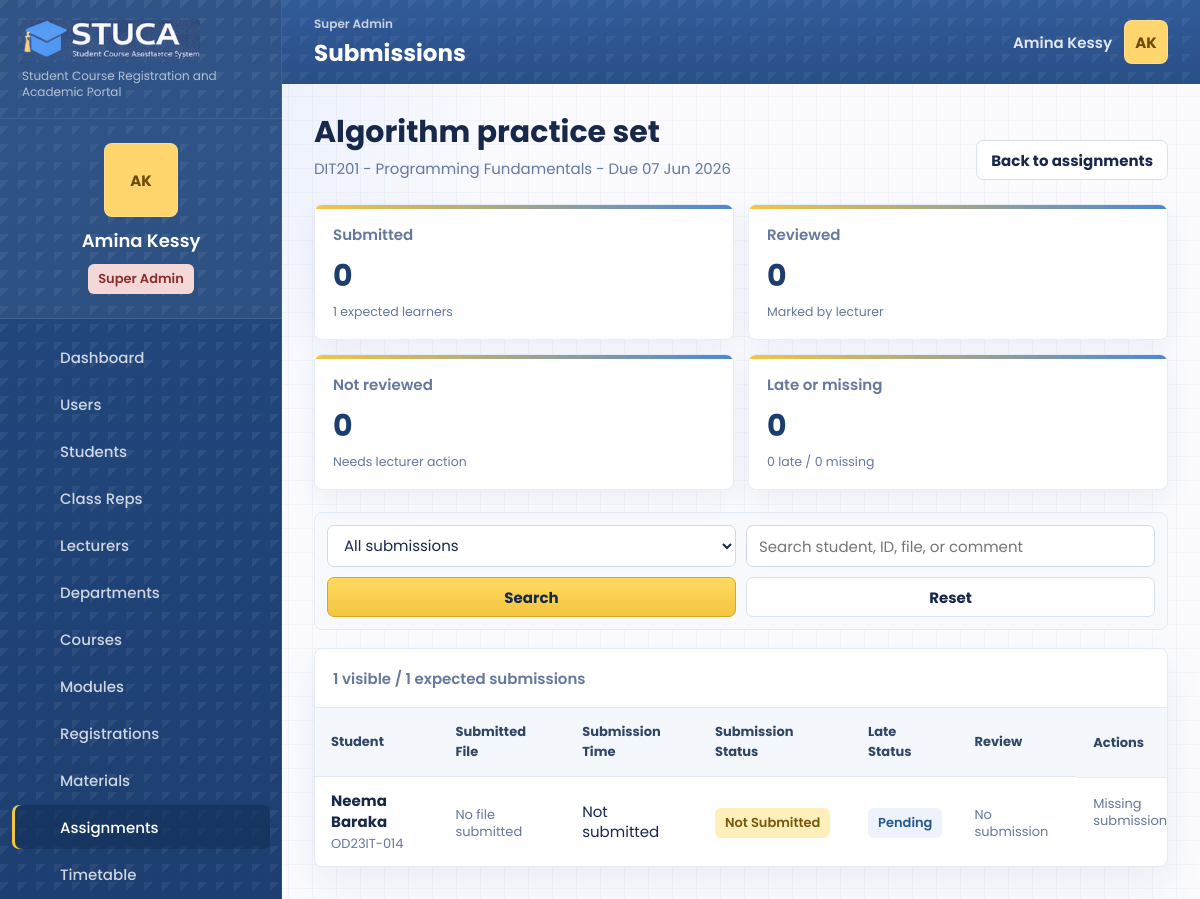
/submissions.php?assignment_id=3 (signed in), run on the app's committed database.
### tables this page shows
CREATE TABLE users (
    id INT UNSIGNED AUTO_INCREMENT PRIMARY KEY,
    role_id INT UNSIGNED NOT NULL,
    department_id INT UNSIGNED NULL,
    name VARCHAR(140) NOT NULL,
    email VARCHAR(190) NOT NULL UNIQUE,
    password_hash VARCHAR(255) NOT NULL,
    status ENUM('active', 'suspended') NOT NULL DEFAULT 'active',
    student_number VARCHAR(60) NULL UNIQUE,
    staff_number VARCHAR(60) NULL UNIQUE,
    phone VARCHAR(40) NULL,
    program VARCHAR(160) NULL,
    class_group VARCHAR(80) NULL,
    created_at TIMESTAMP DEFAULT CURRENT_TIMESTAMP,
    updated_at TIMESTAMP DEFAULT CURRENT_TIMESTAMP ON UPDATE CURRENT_TIMESTAMP,
    INDEX idx_users_role (role_id),
    INDEX idx_users_department (department_id),
    INDEX idx_users_status (status),
    CONSTRAINT fk_users_role FOREIGN KEY (role_id) REFERENCES roles(id),
    CONSTRAINT fk_users_department FOREIGN KEY (department_id) REFERENCES departments(id) ON DELETE SET NULL
);

CREATE TABLE assignments (
    id INT UNSIGNED AUTO_INCREMENT PRIMARY KEY,
    course_id INT UNSIGNED NOT NULL,
    module_id INT UNSIGNED NULL,
    lecturer_id INT UNSIGNED NULL,
    semester_id INT UNSIGNED NULL,
    title VARCHAR(190) NOT NULL,
    instructions TEXT NULL,
    date_given DATE NULL,
    deadline DATE NOT NULL,
    submission_type VARCHAR(80) NOT NULL DEFAULT 'Online upload',
    file_path VARCHAR(255) NULL,
    status ENUM('open', 'closed') NOT NULL DEFAULT 'open',
    created_at TIMESTAMP DEFAULT CURRENT_TIMESTAMP,
    updated_at TIMESTAMP DEFAULT CURRENT_TIMESTAMP ON UPDATE CURRENT_TIMESTAMP,
    INDEX idx_assignments_course (course_id),
    INDEX idx_assignments_module (module_id),
    INDEX idx_assignments_deadline (deadline),
    CONSTRAINT fk_assignments_course FOREIGN KEY (course_id) REFERENCES courses(id) ON DELETE CASCADE,
    CONSTRAINT fk_assignments_module FOREIGN KEY (module_id) REFERENCES modules(id) ON DELETE SET NULL,
    CONSTRAINT fk_assignments_lecturer FOREIGN KEY (lecturer_id) REFERENCES users(id) ON DELETE SET NULL,
    CONSTRAINT fk_assignments_semester FOREIGN KEY (semester_id) REFERENCES semesters(id) ON DELETE SET NULL
);

CREATE TABLE courses (
    id INT UNSIGNED AUTO_INCREMENT PRIMARY KEY,
    department_id INT UNSIGNED NULL,
    code VARCHAR(40) NOT NULL UNIQUE,
    title VARCHAR(190) NOT NULL,
    description TEXT NULL,
    level VARCHAR(80) NULL,
    credits SMALLINT UNSIGNED NOT NULL DEFAULT 3,
    status ENUM('active', 'archived') NOT NULL DEFAULT 'active',
    created_at TIMESTAMP DEFAULT CURRENT_TIMESTAMP,
    updated_at TIMESTAMP DEFAULT CURRENT_TIMESTAMP ON UPDATE CURRENT_TIMESTAMP,
    INDEX idx_courses_department (department_id),
    INDEX idx_courses_status (status),
    CONSTRAINT fk_courses_department FOREIGN KEY (department_id) REFERENCES departments(id) ON DELETE SET NULL
);

CREATE TABLE modules (
    id INT UNSIGNED AUTO_INCREMENT PRIMARY KEY,
    course_id INT UNSIGNED NOT NULL,
    semester_id INT UNSIGNED NULL,
    code VARCHAR(40) NOT NULL UNIQUE,
    title VARCHAR(190) NOT NULL,
    description TEXT NULL,
    credits TINYINT UNSIGNED NOT NULL DEFAULT 3,
    created_at TIMESTAMP DEFAULT CURRENT_TIMESTAMP,
    updated_at TIMESTAMP DEFAULT CURRENT_TIMESTAMP ON UPDATE CURRENT_TIMESTAMP,
    INDEX idx_modules_course (course_id),
    INDEX idx_modules_semester (semester_id),
    CONSTRAINT fk_modules_course FOREIGN KEY (course_id) REFERENCES courses(id) ON DELETE CASCADE,
    CONSTRAINT fk_modules_semester FOREIGN KEY (semester_id) REFERENCES semesters(id) ON DELETE SET NULL
);

### public/submissions.php (the view, shortened to what the rows shown need)
<?php
require dirname(__DIR__) . '/app/bootstrap.php';
$repo = repository();
$user = current_user();
$assignmentId = (int) request_value('assignment_id', '0');
$assignment = $assignmentId > 0 ? $repo->getAssignmentById($assignmentId, $user) : null;
$allSubmissions = $repo->getAssignmentSubmissions($assignmentId);
$submissionFilters = [
    'status' => request_value('status'),
    'search' => request_value('search'),
];
$submissions = array_values(array_filter($allSubmissions, static function (array $row) use ($submissionFilters): bool {
    if ($submissionFilters['search'] !== '') {
        $haystack = strtolower(implode(' ', [
            $row['student_name'] ?? '',
            $row['student_number'] ?? '',
            $row['student_email'] ?? '',
            $row['original_name'] ?? '',
            $row['student_comment'] ?? '',
        ]));
        if (!str_contains($haystack, strtolower($submissionFilters['search']))) {
            return false;
        }
    }
    return match ($submissionFilters['status']) {
        'submitted' => !empty($row['submission_id']),
        'reviewed' => !empty($row['reviewed_at']),
        'not_reviewed' => !empty($row['submission_id']) && empty($row['reviewed_at']),
        'late' => (int) ($row['is_late'] ?? 0) === 1,
        'missing' => ($row['workflow_status'] ?? '') === 'Missing',
        'not_submitted' => empty($row['submission_id']),
        default => true,
    };
}));
page_start('Submissions', 'assignments');
?>
<section class="page-title-row">
    <div>
        <h2><?= e($assignment['title']) ?></h2>
        <p><?= e($assignment['course_code']) ?> - <?= e($assignment['module_name'] ?: $assignment['course_title']) ?> - Due <?= e(display_date($assignment['deadline'])) ?></p>
    </div>
</section>
<section class="panel table-panel lms-panel">
    <div class="responsive-table">
        <table class="lms-table">
            <thead>
                <tr>
                    <th>Student</th>
                    <th>Submitted File</th>
                    <th>Submission Time</th>
                    <th>Submission Status</th>
                    <th>Late Status</th>
                    <th>Review</th>
                    <th>Actions</th>
                </tr>
            </thead>
            <tbody>
                <?php foreach ($submissions as $submission): ?>
                    <?php
                    $workflowStatus = $submission['workflow_status'] ?? 'Not Submitted';
                    $statusClass = match ($workflowStatus) {
                        'Reviewed' => 'success',
                        'Late Submission', 'Missing' => 'danger',
                        'Submitted' => 'soft',
                        default => 'warning',
                    };
                    ?>
                    <tr>
                        <td>
                            <strong><?= e($submission['student_name']) ?></strong>
                            <span><?= e($submission['student_number'] ?: $submission['student_email']) ?></span>
                        </td>
                        <td>
                            <?php if (!empty($submission['submission_id'])): ?>
                                <strong><?= e($submission['original_name']) ?></strong>
                                <span><?= e($submission['student_comment'] ?: 'No comment') ?></span>
                            <?php else: ?>
                                <span class="muted-text">No file submitted</span>
                            <?php endif; ?>
                        </td>
                        <td><?= e(!empty($submission['submitted_at']) ? display_datetime($submission['submitted_at']) : 'Not submitted') ?></td>
                        <td><span class="pill <?= e($statusClass) ?>"><?= e($workflowStatus) ?></span></td>
                        <td>
                            <?php if ((int) ($submission['is_late'] ?? 0) === 1): ?>
                                <span class="pill danger"><?= e(late_duration_label((int) $submission['late_duration_minutes'])) ?></span>
                            <?php else: ?>
                                <span class="pill soft"><?= !empty($submission['submission_id']) ? 'On time' : 'Pending' ?></span>
                            <?php endif; ?>
                        </td>
                        <td>
                            <?php if (!empty($submission['reviewed_at'])): ?>
                                <strong>&#10003; Reviewed</strong>
                                <span><?= e(display_datetime($submission['reviewed_at'])) ?></span>
                                <small><?= e($submission['review_remarks'] ?: 'No remarks') ?></small>
                            <?php else: ?>
                                <span class="muted-text"><?= !empty($submission['submission_id']) ? 'Not reviewed' : 'No submission' ?></span>
                            <?php endif; ?>
                        </td>
                        <td class="action-cell">
                            <?php if (!empty($submission['submission_id'])): ?>
                                <a class="button quiet" href="download-submission.php?id=<?= e($submission['submission_id']) ?>">Open file</a>
                                <form method="post" class="inline-upload">
                                    <input type="hidden" name="csrf_token" value="<?= e(csrf_token()) ?>">
                                    <input type="hidden" name="submission_id" value="<?= e($submission['submission_id']) ?>">
                                    <input name="review_remarks" value="<?= e($submission['review_remarks'] ?? '') ?>" placeholder="Remarks">
                                    <button class="button primary" type="submit">Save review</button>
                                </form>
                            <?php else: ?>
                                <span class="muted-text">Missing submission</span>
                            <?php endif; ?>
                        </td>
                    </tr>
                <?php endforeach; ?>
            </tbody>
        </table>
    </div>
</section>
<?php
page_end();

### app/includes/layout.php (shortened to what the rows shown need)
<?php
function page_start(string $title, string $active): void
{
    $user = current_user();
    if ($user && !empty($user['email'])) {
        $freshUser = repository()->findUserByEmail($user['email']);
        if ($freshUser) {
            unset($freshUser['password_hash']);
            $user = $freshUser;
        }
    }
    $displayName = $user['name'] ?? 'Guest';
    $role = role_label($user['role'] ?? null);
    ?>
    <!doctype html>
    <html lang="en">
    <head>
        <link rel="stylesheet" href="assets/css/styles.css?v=20260601-workflow">
    </head>
    <body class="page-<?= e($active) ?>">
        <aside class="sidebar" id="sidebar">
            <div class="profile-card">
                <div class="avatar-initials"><?= e(initials($displayName)) ?></div>
                <strong><?= e($displayName) ?></strong>
                <span class="role-pill <?= e(role_badge_class($user['role'] ?? null)) ?>"><?= e($role) ?></span>
            </div>
        </aside>
        <div class="app-shell">
            <header class="topbar">
                <div>
                    <h1><?= e($title) ?></h1>
                </div>
                <div class="topbar-user">
                    <span class="topbar-name"><?= e($displayName) ?></span>
                    <a class="avatar-initials tiny" href="profile.php" aria-label="Open profile"><?= e(initials($displayName)) ?></a>
                </div>
            </header>
            <main class="content" id="content">
    <?php
}
function page_end(): void
{
    ?>
            </main>
        </div>
    </body>
    </html>
    <?php
}
    ?>

### data on the page
users: name "AK", name "Amina Kessy"
assignments: title "Algorithm practice set", course.code "DIT201", module.title "Programming Fundamentals", deadline "07 Jun 2026"
users: name "Neema Baraka", student_number "OD23IT-014", submitted_at "Not submitted", workflowStatus "Not Submitted"

### other printed values
$config['app_subtitle'] "Student Course Registration and Academic Portal"
$role "Super Admin"
$item['label'] "Dashboard"
$item['label'] "Users"
$item['label'] "Students"
$item['label'] "Class Reps"
$item['label'] "Lecturers"
$item['label'] "Departments"
$item['label'] "Courses"
$item['label'] "Modules"
$item['label'] "Registrations"
$item['label'] "Materials"
$item['label'] "Assignments"
$item['label'] "Timetable"
$title "Submissions"
